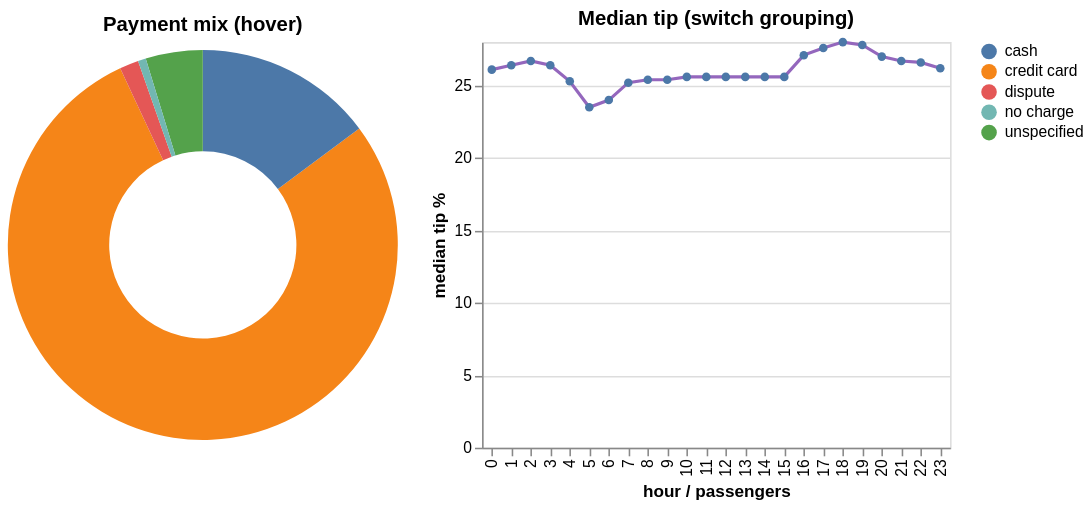

The notebook cell this image was saved under:
### Markdown cell above
## 6. Payment & tipping — switch the view

~78% of trips pay by card. **Tips are only recorded on card trips** (`payment_type = 1`), and **medians** are used so a handful of absurd tips can't skew the curve. The **dropdown** switches between the payment-mix donut (hover a slice) and two tip curves (drag-zoom enabled).

### Code cell
# Payment-mix donut (hover a slice) beside a median-tip line whose grouping
# (hour vs party size) is switched by a bound dropdown over a tidy long frame.
pay = q(f"""SELECT CASE payment_type WHEN 1 THEN 'credit card' WHEN 2 THEN 'cash'
                           WHEN 3 THEN 'no charge' WHEN 4 THEN 'dispute' ELSE 'unspecified' END AS method,
                    count(*) AS trips
             FROM trips WHERE {JAN} GROUP BY 1 ORDER BY trips DESC""")
donut = (alt.Chart(pay).mark_arc(innerRadius=60)
         .encode(theta=alt.Theta("trips:Q"),
                 color=alt.Color("method:N", legend={"title": None}),
                 tooltip=["method:N", alt.Tooltip("trips:Q", format=",")])
         .properties(width=250, height=260, title="Payment mix (hover)"))

tip_long = pd.concat([
    q(f"""SELECT EXTRACT(hour FROM tpep_pickup_datetime)::INT AS g,
                 round(100*median(tip_amount/nullif(fare_amount,0)),1) AS tip
          FROM trips WHERE {JAN} AND payment_type=1 AND fare_amount>0 GROUP BY 1 ORDER BY 1""").assign(grp="tip by hour"),
    q(f"""SELECT passenger_count AS g,
                 round(100*median(tip_amount/nullif(fare_amount,0)),1) AS tip
          FROM trips WHERE {JAN} AND payment_type=1 AND fare_amount>0 AND passenger_count BETWEEN 1 AND 6 GROUP BY 1 ORDER BY 1""").assign(grp="tip by party"),
], ignore_index=True)
grp_p = alt.param(name="grp_p", bind=alt.binding_select(options=["tip by hour", "tip by party"]), value="tip by hour")
tip = (alt.Chart(tip_long).add_params(grp_p).transform_filter(alt.datum.grp == grp_p)
       .mark_line(color="#9467bd", point=True)
       .encode(x=alt.X("g:O", title="hour / passengers"), y=alt.Y("tip:Q", title="median tip %"),
               tooltip=["grp:N", "g:O", "tip:Q"])
       .properties(width=300, height=260, title="Median tip (switch grouping)"))
donut | tip

### Figure 1 — Vega-Lite specification as saved in the notebook (floating-point values rounded to 4 significant figures)
{"$schema": "https://vega.github.io/schema/vega-lite/v5.20.1.json", "axis": {"grid": true, "gridColor": "#eeeeee"}, "datasets": {"data-ae07793bcc330d3457cf36c482e1b468": [{"g": 0, "grp": "tip by hour", "tip": 26.1}, {"g": 1, "grp": "tip by hour", "tip": 26.4}, {"g": 2, "grp": "tip by hour", "tip": 26.7}, {"g": 3, "grp": "tip by hour", "tip": 26.4}, {"g": 4, "grp": "tip by hour", "tip": 25.3}, {"g": 5, "grp": "tip by hour", "tip": 23.5}, {"g": 6, "grp": "tip by hour", "tip": 24}, {"g": 7, "grp": "tip by hour", "tip": 25.2}, {"g": 8, "grp": "tip by hour", "tip": 25.4}, {"g": 9, "grp": "tip by hour", "tip": 25.4}, {"g": 10, "grp": "tip by hour", "tip": 25.6}, {"g": 11, "grp": "tip by hour", "tip": 25.6}, {"g": 12, "grp": "tip by hour", "tip": 25.6}, {"g": 13, "grp": "tip by hour", "tip": 25.6}, {"g": 14, "grp": "tip by hour", "tip": 25.6}, {"g": 15, "grp": "tip by hour", "tip": 25.6}, {"g": 16, "grp": "tip by hour", "tip": 27.1}, {"g": 17, "grp": "tip by hour", "tip": 27.6}, {"g": 18, "grp": "tip by hour", "tip": 28}, {"g": 19, "grp": "tip by hour", "tip": 27.8}, {"g": 20, "grp": "tip by hour", "tip": 27}, {"g": 21, "grp": "tip by hour", "tip": 26.7}, {"g": 22, "grp": "tip by hour", "tip": 26.6}, {"g": 23, "grp": "tip by hour", "tip": 26.2}, {"g": 1, "grp": "tip by party", "tip": 26.2}, {"g": 2, "grp": "tip by party", "tip": 26.1}, {"g": 3, "grp": "tip by party", "tip": 26.1}, {"g": 4, "grp": "tip by party", "tip": 25.7}, {"g": 5, "grp": "tip by party", "tip": 26.5}, {"g": 6, "grp": "tip by party", "tip": 26.4}], "data-c2b87da701f6e3a580bf300386c58f09": [{"method": "credit card", "trips": 2319036}, {"method": "cash", "trips": 439185}, {"method": "unspecified", "trips": 140162}, {"method": "dispute", "trips": 46628}, {"method": "no charge", "trips": 19595}]}, "hconcat": [{"data": {"name": "data-c2b87da701f6e3a580bf300386c58f09"}, "encoding": {"color": {"field": "method", "legend": {"title": null}, "type": "nominal"}, "theta": {"field": "trips", "type": "quantitative"}, "tooltip": [{"field": "method", "type": "nominal"}, {"field": "trips", "format": ",", "type": "quantitative"}]}, "height": 260, "mark": {"innerRadius": 60, "type": "arc"}, "title": "Payment mix (hover)", "width": 250}, {"data": {"name": "data-ae07793bcc330d3457cf36c482e1b468"}, "encoding": {"tooltip": [{"field": "grp", "type": "nominal"}, {"field": "g", "type": "ordinal"}, {"field": "tip", "type": "quantitative"}], "x": {"field": "g", "title": "hour / passengers", "type": "ordinal"}, "y": {"field": "tip", "title": "median tip %", "type": "quantitative"}}, "height": 260, "mark": {"color": "#9467bd", "point": true, "type": "line"}, "title": "Median tip (switch grouping)", "transform": [{"filter": "(datum.grp === grp_p)"}], "width": 300}], "params": [{"bind": {"input": "select", "options": ["tip by hour", "tip by party"]}, "name": "grp_p", "value": "tip by hour"}], "range": {"category": ["#1f77b4", "#ff7f0e", "#2ca02c", "#d62728", "#9467bd", "#8c564b"]}, "view": {"continuousWidth": 450, "stroke": null}}
